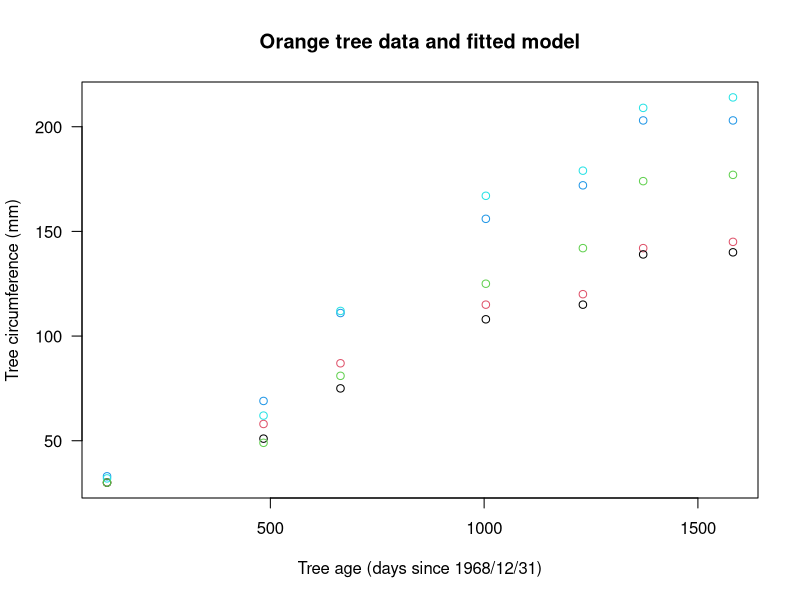
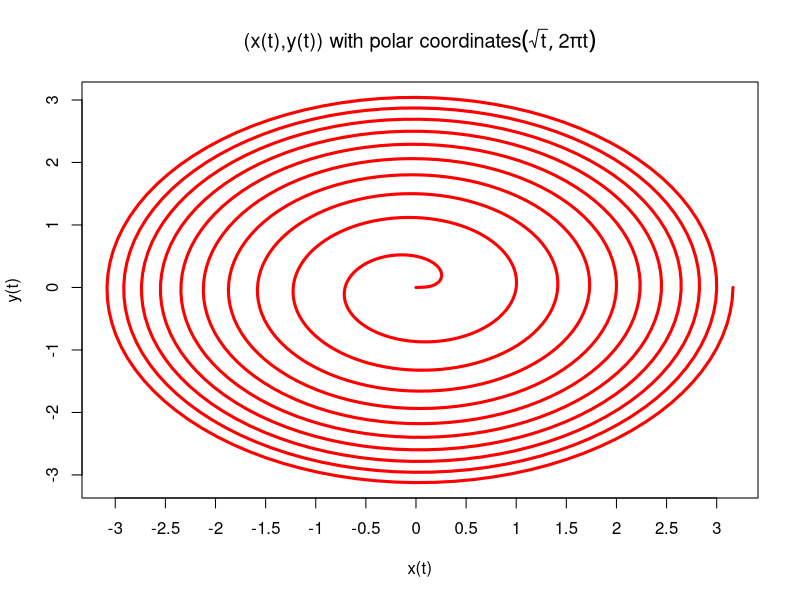

The R source for these figures, in order:
## ---- chunk 1
knitr::opts_chunk$set(echo = TRUE)
## ---- chunk 2
data (Orange)

plot(circumference ~ age, data = Orange,
     xlab = "Tree age (days since 1968/12/31)",
     ylab = "Tree circumference (mm)", las = 1,
     main = "Orange tree data and fitted model",
	 col = Tree)

Orange





## ---- chunk 3

# ...	-=-=-=-=-=-=-=-=-=-=-=-=-=-=-=-=-=-=-=-=-=-=-=-=-=-=-=-=-=-=-=-=-=-=-=-=-
# ...	-=-=-=-=-=-=-=-=-=-=-=-=-=-=-=-=-=-=-=-=-=-=-=-=-=-=-=-=-=-=-=-=-=-=-=-=-

	t<-seq(0,10,length=1000)
	x<-sqrt(t)*cos(2*pi*t)
	y<-sqrt(t)*sin(2*pi*t)
	
	plot(x,y,axes=F,type="l",lwd=3,xlab="x(t)",ylab="y(t)",col="red")
	axis(1,at=seq(-3,3,by=0.5),labels=seq(-3,3,by=0.5))
	axis(2)
	
	box()
	
	title(main=expression(
	paste("(x(t),y(t)) with polar coordinates",
	(list(sqrt(t),2*pi*t))
	)))
